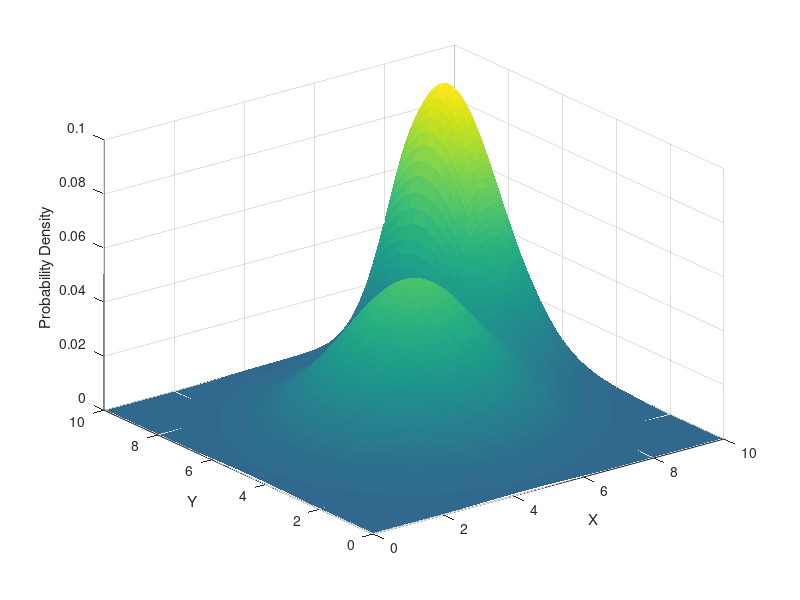

MATLAB code to generate this figure: (Note: this script raises an error after producing the figure.)
%% varables
Resolution = 0.1;
Range_min = 0;
Range_max = 10;
SD_min = 1;
SD_max = 5;
Number_of_Hotspots = 2;
Mat_Size = (((Range_max-Range_min)*(1/Resolution))+1)^2;
out = zeros(Mat_Size,1);
% size(test)

%% old
% %% random number genarators
% Pos_X_1 = randi([Range_min Range_max],1);
% Pos_X_2 = randi([Range_min Range_max],1);
% Pos_Y_1 = randi([Range_min Range_max],1);
% Pos_Y_2 = randi([Range_min Range_max],1);
% Shape_X_1 = randi([SD_min SD_max],1);
% Shape_X_2 = randi([SD_min SD_max],1);
% Shape_Y_1 = randi([SD_min SD_max],1);
% Shape_Y_2 = randi([SD_min SD_max],1);
% 
%% hot spots info
mu1 = [9 9];                            % posision [X Y]
Sigma1 = [1 .3; .3 3];                  % shape [(width of x) (?) ; (?) (width of y)]

mu2 = [5 5];                            % posision [X Y]
Sigma2 = [3 .3; .3 3];                  % shape [(width of x) (?) ; (?) (width of y)]
% 
% Pos_1 = [Pos_X_1 Pos_Y_1];
% Shape_1 = [Shape_X_1 .3; .3 Shape_Y_1];
% 
% Pos_2 = [Pos_X_2 Pos_Y_2];
% Shape_2 = [Shape_X_2 .3; .3 Shape_Y_2];

%% Range???
x = Range_min:Resolution:Range_max;     % [low lim : resalution : up lim]
y = Range_min:Resolution:Range_max;

%%
[X,Y] = meshgrid(x,y);                  % ???

%% slect number of hotspots on map...
% F1 = mvnpdf([X(:) Y(:)],mu1,Sigma1);    % tall
% 
% size(F1)
% out = zeros(size(F1));
% for a=1:Number_of_Hotspots
%     % random
%     Pos_X = randi([Range_min Range_max],1);
%     Pos_Y = randi([Range_min Range_max],1);
%     Shape_X = randi([SD_min SD_max],1);
%     Shape_Y = randi([SD_min SD_max],1);
%     Pos = [Pos_X Pos_Y];
%     Shape = [Shape_X .3; .3 Shape_Y];
%     
%     % make hotspot
%     test = mvnpdf([X(:) Y(:)],Pos,Shape);
%     out = out + test;
% end

%% hot spots
% inital functions
F1 = mvnpdf([X(:) Y(:)],mu1,Sigma1);    % tall
F2 = mvnpdf([X(:) Y(:)],mu2,Sigma2);    % wide

out = F1 + F2;                            % add a number (2) of "hotspots"  (check how merge???)
% 
% % actual hotspots
% H1 = mvnpdf([X(:) Y(:)],Pos_1,Shape_1);
% H2 = mvnpdf([X(:) Y(:)],Pos_2,Shape_2);
% 
% H = H1 + H2;

% test
Hot_Spots = out;

%% reeshape???
Hot_Spots = reshape(Hot_Spots,length(y),length(x));


%% plots
% 3d
figure;
Surf_plot = surf(x,y,Hot_Spots);
set(Surf_plot,'edgecolor','none');
caxis([min(Hot_Spots(:))-.5*range(Hot_Spots(:)),max(Hot_Spots(:))]);
%axis([0 10 0 10 0 .1])

% lable
xlabel('X');
ylabel('Y');
zlabel('Probability Density');


% heatmap
figure;
Heat_map = heatmap(Hot_Spots);
Heat_map.GridVisible = 'off';
colormap('jet');

